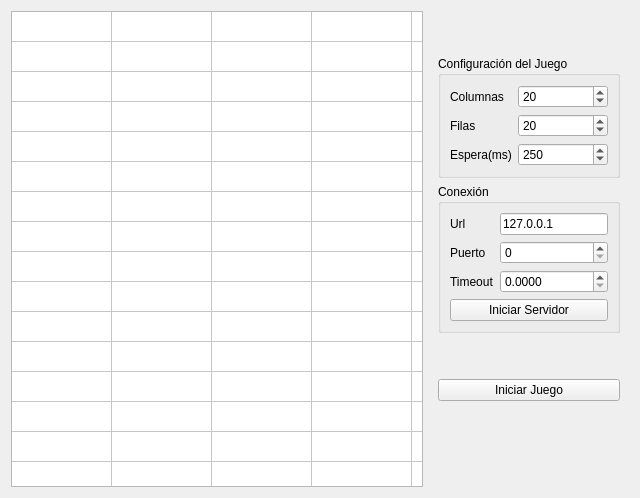
<?xml version="1.0" encoding="UTF-8"?>
<ui version="4.0">
 <class>Servidor</class>
 <widget class="QWidget" name="Servidor">
  <property name="geometry">
   <rect>
    <x>0</x>
    <y>0</y>
    <width>640</width>
    <height>498</height>
   </rect>
  </property>
  <property name="windowTitle">
   <string>Servidor</string>
  </property>
  <layout class="QHBoxLayout" name="horizontalLayout">
   <property name="sizeConstraint">
    <enum>QLayout::SetDefaultConstraint</enum>
   </property>
   <item>
    <widget class="QTableWidget" name="tableWidget">
     <property name="sizePolicy">
      <sizepolicy hsizetype="Expanding" vsizetype="Expanding">
       <horstretch>0</horstretch>
       <verstretch>0</verstretch>
      </sizepolicy>
     </property>
     <property name="verticalScrollBarPolicy">
      <enum>Qt::ScrollBarAlwaysOff</enum>
     </property>
     <property name="horizontalScrollBarPolicy">
      <enum>Qt::ScrollBarAlwaysOff</enum>
     </property>
     <property name="autoScroll">
      <bool>true</bool>
     </property>
     <attribute name="horizontalHeaderVisible">
      <bool>false</bool>
     </attribute>
     <attribute name="horizontalHeaderMinimumSectionSize">
      <number>1</number>
     </attribute>
     <attribute name="verticalHeaderVisible">
      <bool>false</bool>
     </attribute>
     <attribute name="verticalHeaderMinimumSectionSize">
      <number>1</number>
     </attribute>
     <row>
      <property name="text">
       <string>New Row</string>
      </property>
     </row>
     <row>
      <property name="text">
       <string>New Row</string>
      </property>
     </row>
     <row>
      <property name="text">
       <string>New Row</string>
      </property>
     </row>
     <row>
      <property name="text">
       <string>New Row</string>
      </property>
     </row>
     <row>
      <property name="text">
       <string>New Row</string>
      </property>
     </row>
     <row>
      <property name="text">
       <string>New Row</string>
      </property>
     </row>
     <row>
      <property name="text">
       <string>New Row</string>
      </property>
     </row>
     <row>
      <property name="text">
       <string>New Row</string>
      </property>
     </row>
     <row>
      <property name="text">
       <string>New Row</string>
      </property>
     </row>
     <row>
      <property name="text">
       <string>New Row</string>
      </property>
     </row>
     <row>
      <property name="text">
       <string>New Row</string>
      </property>
     </row>
     <row>
      <property name="text">
       <string>New Row</string>
      </property>
     </row>
     <row>
      <property name="text">
       <string>New Row</string>
      </property>
     </row>
     <row>
      <property name="text">
       <string>New Row</string>
      </property>
     </row>
     <row>
      <property name="text">
       <string>New Row</string>
      </property>
     </row>
     <row>
      <property name="text">
       <string>New Row</string>
      </property>
     </row>
     <row>
      <property name="text">
       <string>New Row</string>
      </property>
     </row>
     <row>
      <property name="text">
       <string>New Row</string>
      </property>
     </row>
     <row>
      <property name="text">
       <string>New Row</string>
      </property>
     </row>
     <row>
      <property name="text">
       <string>New Row</string>
      </property>
     </row>
     <column>
      <property name="text">
       <string>New Column</string>
      </property>
     </column>
     <column>
      <property name="text">
       <string>New Column</string>
      </property>
     </column>
     <column>
      <property name="text">
       <string>New Column</string>
      </property>
     </column>
     <column>
      <property name="text">
       <string>New Column</string>
      </property>
     </column>
     <column>
      <property name="text">
       <string>New Column</string>
      </property>
     </column>
     <column>
      <property name="text">
       <string>New Column</string>
      </property>
     </column>
     <column>
      <property name="text">
       <string>New Column</string>
      </property>
     </column>
     <column>
      <property name="text">
       <string>New Column</string>
      </property>
     </column>
     <column>
      <property name="text">
       <string>New Column</string>
      </property>
     </column>
     <column>
      <property name="text">
       <string>New Column</string>
      </property>
     </column>
     <column>
      <property name="text">
       <string>New Column</string>
      </property>
     </column>
     <column>
      <property name="text">
       <string>New Column</string>
      </property>
     </column>
     <column>
      <property name="text">
       <string>New Column</string>
      </property>
     </column>
     <column>
      <property name="text">
       <string>New Column</string>
      </property>
     </column>
     <column>
      <property name="text">
       <string>New Column</string>
      </property>
     </column>
     <column>
      <property name="text">
       <string>New Column</string>
      </property>
     </column>
     <column>
      <property name="text">
       <string>New Column</string>
      </property>
     </column>
     <column>
      <property name="text">
       <string>New Column</string>
      </property>
     </column>
     <column>
      <property name="text">
       <string>New Column</string>
      </property>
     </column>
     <column>
      <property name="text">
       <string>New Column</string>
      </property>
     </column>
    </widget>
   </item>
   <item>
    <widget class="QWidget" name="Contenerdor_opciones" native="true">
     <layout class="QVBoxLayout" name="verticalLayout">
      <property name="sizeConstraint">
       <enum>QLayout::SetFixedSize</enum>
      </property>
      <item>
       <widget class="QGroupBox" name="configuracion_juego">
        <property name="title">
         <string>Configuración del Juego</string>
        </property>
        <layout class="QFormLayout" name="formLayout">
         <property name="fieldGrowthPolicy">
          <enum>QFormLayout::AllNonFixedFieldsGrow</enum>
         </property>
         <item row="0" column="0">
          <widget class="QLabel" name="label_columnas">
           <property name="text">
            <string>Columnas</string>
           </property>
          </widget>
         </item>
         <item row="0" column="1">
          <widget class="QSpinBox" name="spinBox_columnas">
           <property name="value">
            <number>20</number>
           </property>
          </widget>
         </item>
         <item row="1" column="0">
          <widget class="QLabel" name="label_filas">
           <property name="text">
            <string>Filas</string>
           </property>
          </widget>
         </item>
         <item row="1" column="1">
          <widget class="QSpinBox" name="spinBox_filas">
           <property name="value">
            <number>20</number>
           </property>
          </widget>
         </item>
         <item row="2" column="0">
          <widget class="QLabel" name="label_espera">
           <property name="text">
            <string>Espera(ms)</string>
           </property>
          </widget>
         </item>
         <item row="2" column="1">
          <widget class="QSpinBox" name="spinBox_espera">
           <property name="maximum">
            <number>300</number>
           </property>
           <property name="value">
            <number>250</number>
           </property>
          </widget>
         </item>
        </layout>
       </widget>
      </item>
      <item>
       <widget class="QGroupBox" name="groupBox_conexion">
        <property name="title">
         <string>Conexión</string>
        </property>
        <layout class="QGridLayout" name="gridLayout">
         <item row="2" column="1">
          <widget class="QDoubleSpinBox" name="doubleSpinBox_timeout">
           <property name="decimals">
            <number>4</number>
           </property>
          </widget>
         </item>
         <item row="0" column="1">
          <widget class="QLineEdit" name="lineEdit_url">
           <property name="text">
            <string>127.0.0.1</string>
           </property>
          </widget>
         </item>
         <item row="2" column="0">
          <widget class="QLabel" name="label_timeout">
           <property name="text">
            <string>Timeout</string>
           </property>
          </widget>
         </item>
         <item row="0" column="0">
          <widget class="QLabel" name="label_url">
           <property name="text">
            <string>Url</string>
           </property>
          </widget>
         </item>
         <item row="1" column="0">
          <widget class="QLabel" name="label_puerto">
           <property name="text">
            <string>Puerto</string>
           </property>
          </widget>
         </item>
         <item row="1" column="1">
          <widget class="QSpinBox" name="spinBox_puerto"/>
         </item>
         <item row="3" column="0" colspan="2">
          <widget class="QPushButton" name="pushButton_iniciar_servidor">
           <property name="text">
            <string>Iniciar Servidor</string>
           </property>
          </widget>
         </item>
        </layout>
       </widget>
      </item>
      <item>
       <spacer name="verticalSpacer">
        <property name="orientation">
         <enum>Qt::Vertical</enum>
        </property>
        <property name="sizeHint" stdset="0">
         <size>
          <width>20</width>
          <height>40</height>
         </size>
        </property>
       </spacer>
      </item>
      <item>
       <widget class="QPushButton" name="pushButton_iniciar_juego">
        <property name="text">
         <string>Iniciar Juego</string>
        </property>
       </widget>
      </item>
      <item>
       <spacer name="verticalSpacer_2">
        <property name="orientation">
         <enum>Qt::Vertical</enum>
        </property>
        <property name="sizeHint" stdset="0">
         <size>
          <width>20</width>
          <height>40</height>
         </size>
        </property>
       </spacer>
      </item>
     </layout>
    </widget>
   </item>
  </layout>
  <zorder>Contenerdor_opciones</zorder>
  <zorder>tableWidget</zorder>
 </widget>
 <resources/>
 <connections/>
</ui>
